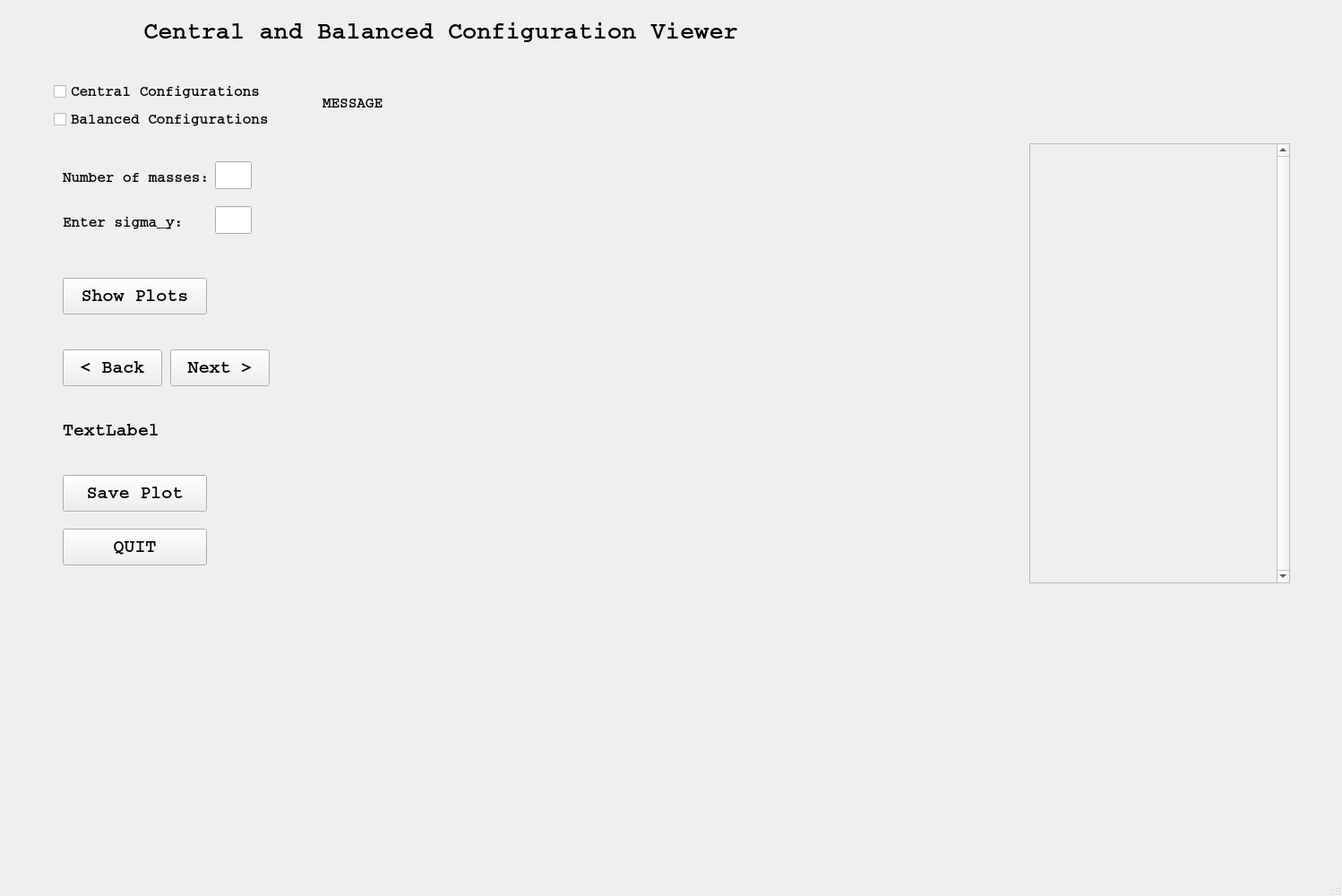
<?xml version="1.0" encoding="UTF-8"?>
<ui version="4.0">
 <class>MainWindow</class>
 <widget class="QMainWindow" name="MainWindow">
  <property name="geometry">
   <rect>
    <x>0</x>
    <y>0</y>
    <width>1498</width>
    <height>1000</height>
   </rect>
  </property>
  <property name="windowTitle">
   <string>Central and Balanced Configuration Viewer</string>
  </property>
  <widget class="QWidget" name="centralwidget">
   <widget class="QWidget" name="layoutWidget">
    <property name="geometry">
     <rect>
      <x>60</x>
      <y>90</y>
      <width>248</width>
      <height>58</height>
     </rect>
    </property>
    <layout class="QVBoxLayout" name="verticalLayout">
     <item>
      <widget class="QCheckBox" name="checkBox">
       <property name="font">
        <font>
         <family>Courier</family>
         <pointsize>12</pointsize>
         <weight>75</weight>
         <bold>true</bold>
        </font>
       </property>
       <property name="text">
        <string>Central Configurations</string>
       </property>
      </widget>
     </item>
     <item>
      <widget class="QCheckBox" name="checkBox_2">
       <property name="font">
        <font>
         <family>Courier</family>
         <pointsize>12</pointsize>
         <weight>75</weight>
         <bold>true</bold>
        </font>
       </property>
       <property name="text">
        <string>Balanced Configurations</string>
       </property>
      </widget>
     </item>
    </layout>
   </widget>
   <widget class="QPushButton" name="pushButton_3">
    <property name="geometry">
     <rect>
      <x>70</x>
      <y>390</y>
      <width>111</width>
      <height>41</height>
     </rect>
    </property>
    <property name="font">
     <font>
      <family>Courier</family>
      <pointsize>15</pointsize>
      <weight>75</weight>
      <bold>true</bold>
     </font>
    </property>
    <property name="text">
     <string>&lt; Back</string>
    </property>
   </widget>
   <widget class="QLabel" name="label_2">
    <property name="geometry">
     <rect>
      <x>70</x>
      <y>190</y>
      <width>161</width>
      <height>17</height>
     </rect>
    </property>
    <property name="sizePolicy">
     <sizepolicy hsizetype="Fixed" vsizetype="Preferred">
      <horstretch>0</horstretch>
      <verstretch>0</verstretch>
     </sizepolicy>
    </property>
    <property name="font">
     <font>
      <family>Courier</family>
      <pointsize>12</pointsize>
      <weight>75</weight>
      <bold>true</bold>
     </font>
    </property>
    <property name="text">
     <string>Number of masses:</string>
    </property>
   </widget>
   <widget class="QLineEdit" name="lineEdit_2">
    <property name="geometry">
     <rect>
      <x>240</x>
      <y>230</y>
      <width>41</width>
      <height>31</height>
     </rect>
    </property>
    <property name="sizePolicy">
     <sizepolicy hsizetype="Ignored" vsizetype="Ignored">
      <horstretch>0</horstretch>
      <verstretch>0</verstretch>
     </sizepolicy>
    </property>
   </widget>
   <widget class="QPushButton" name="pushButton_4">
    <property name="geometry">
     <rect>
      <x>70</x>
      <y>590</y>
      <width>161</width>
      <height>41</height>
     </rect>
    </property>
    <property name="font">
     <font>
      <family>Courier</family>
      <pointsize>15</pointsize>
      <weight>75</weight>
      <bold>true</bold>
     </font>
    </property>
    <property name="text">
     <string>QUIT</string>
    </property>
   </widget>
   <widget class="QLabel" name="label">
    <property name="geometry">
     <rect>
      <x>160</x>
      <y>20</y>
      <width>671</width>
      <height>31</height>
     </rect>
    </property>
    <property name="font">
     <font>
      <family>Courier</family>
      <pointsize>20</pointsize>
      <weight>75</weight>
      <bold>true</bold>
     </font>
    </property>
    <property name="text">
     <string>Central and Balanced Configuration Viewer</string>
    </property>
   </widget>
   <widget class="QLabel" name="label_3">
    <property name="geometry">
     <rect>
      <x>70</x>
      <y>240</y>
      <width>131</width>
      <height>17</height>
     </rect>
    </property>
    <property name="sizePolicy">
     <sizepolicy hsizetype="Fixed" vsizetype="Preferred">
      <horstretch>0</horstretch>
      <verstretch>0</verstretch>
     </sizepolicy>
    </property>
    <property name="font">
     <font>
      <family>Courier</family>
      <pointsize>12</pointsize>
      <weight>75</weight>
      <bold>true</bold>
     </font>
    </property>
    <property name="text">
     <string>Enter sigma_y:</string>
    </property>
   </widget>
   <widget class="QPushButton" name="pushButton">
    <property name="geometry">
     <rect>
      <x>70</x>
      <y>310</y>
      <width>161</width>
      <height>41</height>
     </rect>
    </property>
    <property name="font">
     <font>
      <family>Courier</family>
      <pointsize>15</pointsize>
      <weight>75</weight>
      <bold>true</bold>
     </font>
    </property>
    <property name="text">
     <string>Show Plots</string>
    </property>
   </widget>
   <widget class="QLabel" name="label_4">
    <property name="geometry">
     <rect>
      <x>360</x>
      <y>90</y>
      <width>731</width>
      <height>51</height>
     </rect>
    </property>
    <property name="font">
     <font>
      <family>Courier</family>
      <pointsize>12</pointsize>
      <weight>75</weight>
      <bold>true</bold>
     </font>
    </property>
    <property name="text">
     <string>MESSAGE</string>
    </property>
   </widget>
   <widget class="QLineEdit" name="lineEdit">
    <property name="geometry">
     <rect>
      <x>240</x>
      <y>180</y>
      <width>41</width>
      <height>31</height>
     </rect>
    </property>
    <property name="sizePolicy">
     <sizepolicy hsizetype="Ignored" vsizetype="Ignored">
      <horstretch>0</horstretch>
      <verstretch>0</verstretch>
     </sizepolicy>
    </property>
   </widget>
   <widget class="QPushButton" name="pushButton_2">
    <property name="geometry">
     <rect>
      <x>190</x>
      <y>390</y>
      <width>111</width>
      <height>41</height>
     </rect>
    </property>
    <property name="font">
     <font>
      <family>Courier</family>
      <pointsize>15</pointsize>
      <weight>75</weight>
      <bold>true</bold>
     </font>
    </property>
    <property name="text">
     <string>Next &gt;</string>
    </property>
   </widget>
   <widget class="QCustomPlot" name="widget" native="true">
    <property name="geometry">
     <rect>
      <x>340</x>
      <y>160</y>
      <width>750</width>
      <height>750</height>
     </rect>
    </property>
   </widget>
   <widget class="QLabel" name="label_5">
    <property name="geometry">
     <rect>
      <x>70</x>
      <y>460</y>
      <width>231</width>
      <height>41</height>
     </rect>
    </property>
    <property name="font">
     <font>
      <family>Courier</family>
      <pointsize>15</pointsize>
      <weight>75</weight>
      <bold>true</bold>
     </font>
    </property>
    <property name="text">
     <string>TextLabel</string>
    </property>
   </widget>
   <widget class="QScrollArea" name="scrollArea">
    <property name="geometry">
     <rect>
      <x>1149</x>
      <y>160</y>
      <width>291</width>
      <height>491</height>
     </rect>
    </property>
    <property name="verticalScrollBarPolicy">
     <enum>Qt::ScrollBarAlwaysOn</enum>
    </property>
    <property name="widgetResizable">
     <bool>true</bool>
    </property>
    <widget class="QWidget" name="scrollAreaWidgetContents">
     <property name="geometry">
      <rect>
       <x>0</x>
       <y>0</y>
       <width>275</width>
       <height>489</height>
      </rect>
     </property>
    </widget>
   </widget>
   <widget class="QPushButton" name="pushButton_5">
    <property name="geometry">
     <rect>
      <x>70</x>
      <y>530</y>
      <width>161</width>
      <height>41</height>
     </rect>
    </property>
    <property name="font">
     <font>
      <family>Courier</family>
      <pointsize>15</pointsize>
      <weight>75</weight>
      <bold>true</bold>
     </font>
    </property>
    <property name="text">
     <string>Save Plot</string>
    </property>
   </widget>
  </widget>
  <widget class="QMenuBar" name="menubar">
   <property name="geometry">
    <rect>
     <x>0</x>
     <y>0</y>
     <width>1498</width>
     <height>22</height>
    </rect>
   </property>
  </widget>
  <widget class="QStatusBar" name="statusbar"/>
 </widget>
 <customwidgets>
  <customwidget>
   <class>QCustomPlot</class>
   <extends>QWidget</extends>
   <header>qcustomplot.h</header>
   <container>1</container>
  </customwidget>
 </customwidgets>
 <resources/>
 <connections>
  <connection>
   <sender>pushButton_4</sender>
   <signal>clicked()</signal>
   <receiver>MainWindow</receiver>
   <slot>close()</slot>
   <hints>
    <hint type="sourcelabel">
     <x>140</x>
     <y>602</y>
    </hint>
    <hint type="destinationlabel">
     <x>183</x>
     <y>468</y>
    </hint>
   </hints>
  </connection>
 </connections>
</ui>
